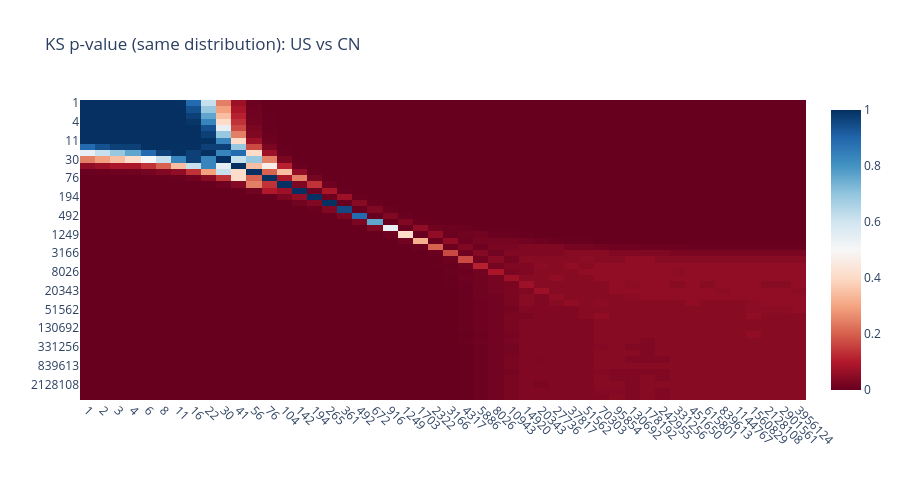

Notebook code cell kept with this figure:
### Code cell
country2 = "CN"
uf.plotly_heatmap(
    df_ks_2d_dict[country2],
    # ((df_conv_2d.sub(df_conv_2d.iloc[-1, -1])) > threshold).astype(int),
    # df_dist_2d.div(np.sqrt((a + b) / a / b)),
    x_labels=df_ks_2d_dict[country2].columns.astype(str),
    y_labels=df_ks_2d_dict[country2].columns.astype(str),
    title=f"KS p-value (same distribution): {country1} vs {country2}",
    line_height=10
)

### Figure 1 — Plotly figure (JSON) as saved in the notebook; plotly's stock layout.template omitted (floating-point values rounded to 4 significant figures; data arrays with more than 128 entries replaced by an {"elided": "..."} marker saying what was removed)
{"data": [{"colorscale": [[0, "rgb(103,0,31)"], [0.1, "rgb(178,24,43)"], [0.2, "rgb(214,96,77)"], [0.3, "rgb(244,165,130)"], [0.4, "rgb(253,219,199)"], [0.5, "rgb(247,247,247)"], [0.6, "rgb(209,229,240)"], [0.7, "rgb(146,197,222)"], [0.8, "rgb(67,147,195)"], [0.9, "rgb(33,102,172)"], [1, "rgb(5,48,97)"]], "customdata": {"elided": "48x48x2 str values"}, "hovertemplate": "<b>X: </b>%{customdata[0]}<br><b>Y: </b>%{customdata[1]}<br><b>Z: </b> %{z:.3f}<br><extra></extra>", "type": "heatmap", "x": ["1", "2", "3", "4", "6", "8", "11", "16", "22", "30", "41", "56", "76", "104", "142", "194", "265", "361", "492", "672", "916", "1249", "1703", "2322", "3166", "4317", "5886", "8026", "10943", "14920", "20343", "27736", "37817", "51562", "70303", "95854", "130692", "178192", "242955", "331256", "451650", "615801", "839613", "1144767", "1560829", "2128108", "2901561", "3956124"], "y": ["1", "2", "3", "4", "6", "8", "11", "16", "22", "30", "41", "56", "76", "104", "142", "194", "265", "361", "492", "672", "916", "1249", "1703", "2322", "3166", "4317", "5886", "8026", "10943", "14920", "20343", "27736", "37817", "51562", "70303", "95854", "130692", "178192", "242955", "331256", "451650", "615801", "839613", "1144767", "1560829", "2128108", "2901561", "3956124"], "z": {"elided": "48x48 float values"}}], "layout": {"height": 480, "title": {"text": "KS p-value (same distribution): US vs CN"}, "xaxis": {"automargin": true, "tickangle": 45}, "yaxis": {"automargin": true, "autorange": "reversed"}}}
